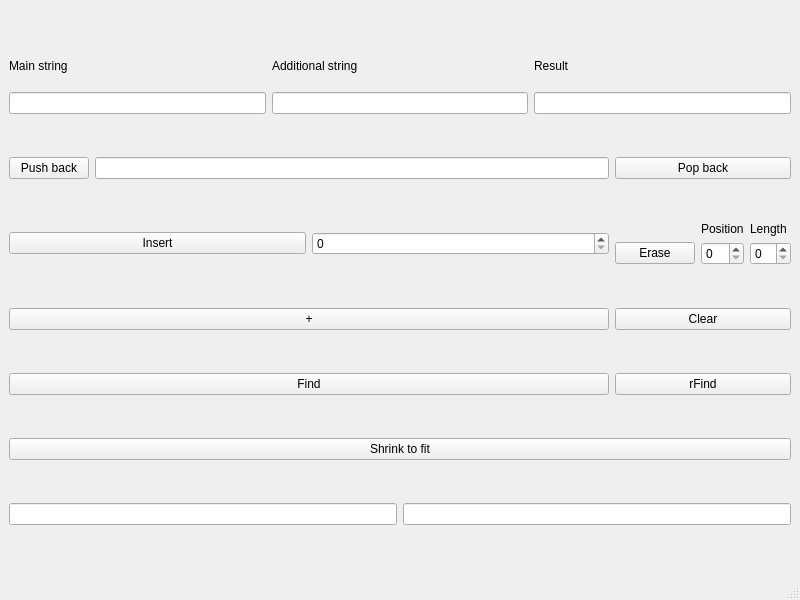
<?xml version="1.0" encoding="UTF-8"?>
<ui version="4.0">
 <class>MainWindow</class>
 <widget class="QMainWindow" name="MainWindow">
  <property name="geometry">
   <rect>
    <x>0</x>
    <y>0</y>
    <width>800</width>
    <height>600</height>
   </rect>
  </property>
  <property name="windowTitle">
   <string>MainWindow</string>
  </property>
  <widget class="QWidget" name="centralwidget">
   <layout class="QGridLayout" name="gridLayout_2">
    <item row="4" column="1">
     <layout class="QGridLayout" name="gridLayout_3">
      <item row="1" column="1">
       <widget class="QSpinBox" name="erasePosBox"/>
      </item>
      <item row="1" column="2">
       <widget class="QSpinBox" name="eraseLengthBox"/>
      </item>
      <item row="1" column="0">
       <widget class="QPushButton" name="eraseBtn">
        <property name="text">
         <string>Erase</string>
        </property>
       </widget>
      </item>
      <item row="0" column="1">
       <widget class="QLabel" name="label_4">
        <property name="text">
         <string>Position</string>
        </property>
       </widget>
      </item>
      <item row="0" column="2">
       <widget class="QLabel" name="label_5">
        <property name="maximumSize">
         <size>
          <width>16777215</width>
          <height>20</height>
         </size>
        </property>
        <property name="text">
         <string>Length</string>
        </property>
       </widget>
      </item>
     </layout>
    </item>
    <item row="0" column="0" colspan="2">
     <layout class="QGridLayout" name="gridLayout">
      <item row="0" column="1">
       <widget class="QLabel" name="label_2">
        <property name="maximumSize">
         <size>
          <width>16777215</width>
          <height>40</height>
         </size>
        </property>
        <property name="text">
         <string>Additional string</string>
        </property>
       </widget>
      </item>
      <item row="1" column="1">
       <widget class="QLineEdit" name="addEdit">
        <property name="enabled">
         <bool>true</bool>
        </property>
       </widget>
      </item>
      <item row="0" column="0">
       <widget class="QLabel" name="label">
        <property name="maximumSize">
         <size>
          <width>16777215</width>
          <height>40</height>
         </size>
        </property>
        <property name="text">
         <string>Main string</string>
        </property>
       </widget>
      </item>
      <item row="1" column="0">
       <widget class="QLineEdit" name="mainEdit">
        <property name="enabled">
         <bool>true</bool>
        </property>
        <property name="text">
         <string/>
        </property>
       </widget>
      </item>
      <item row="1" column="2">
       <widget class="QLineEdit" name="resultEdit"/>
      </item>
      <item row="0" column="2">
       <widget class="QLabel" name="label_3">
        <property name="maximumSize">
         <size>
          <width>16777215</width>
          <height>40</height>
         </size>
        </property>
        <property name="text">
         <string>Result</string>
        </property>
       </widget>
      </item>
     </layout>
    </item>
    <item row="5" column="1">
     <widget class="QPushButton" name="clearBtn">
      <property name="text">
       <string>Clear</string>
      </property>
     </widget>
    </item>
    <item row="3" column="1">
     <layout class="QHBoxLayout" name="horizontalLayout_3">
      <item>
       <widget class="QPushButton" name="popBackBtn">
        <property name="text">
         <string>Pop back</string>
        </property>
       </widget>
      </item>
     </layout>
    </item>
    <item row="4" column="0">
     <layout class="QHBoxLayout" name="horizontalLayout_4">
      <item>
       <widget class="QPushButton" name="insertBtn">
        <property name="text">
         <string>Insert</string>
        </property>
       </widget>
      </item>
      <item>
       <widget class="QSpinBox" name="insertBox"/>
      </item>
     </layout>
    </item>
    <item row="6" column="1">
     <layout class="QHBoxLayout" name="horizontalLayout_8">
      <item>
       <widget class="QPushButton" name="rFindBtn">
        <property name="text">
         <string>rFind</string>
        </property>
       </widget>
      </item>
     </layout>
    </item>
    <item row="8" column="0" colspan="2">
     <layout class="QHBoxLayout" name="horizontalLayout">
      <item>
       <widget class="QLineEdit" name="size"/>
      </item>
      <item>
       <widget class="QLineEdit" name="capacity"/>
      </item>
     </layout>
    </item>
    <item row="3" column="0">
     <layout class="QHBoxLayout" name="horizontalLayout_2">
      <item>
       <widget class="QPushButton" name="pushBackBtn">
        <property name="text">
         <string>Push back</string>
        </property>
       </widget>
      </item>
      <item>
       <widget class="QLineEdit" name="pushBackEdit"/>
      </item>
     </layout>
    </item>
    <item row="5" column="0">
     <widget class="QPushButton" name="plusBtn">
      <property name="text">
       <string>+</string>
      </property>
     </widget>
    </item>
    <item row="6" column="0">
     <layout class="QHBoxLayout" name="horizontalLayout_7">
      <item>
       <widget class="QPushButton" name="findBtn">
        <property name="text">
         <string>Find</string>
        </property>
       </widget>
      </item>
     </layout>
    </item>
    <item row="7" column="0" colspan="2">
     <widget class="QPushButton" name="shrinkBtn">
      <property name="text">
       <string>Shrink to fit</string>
      </property>
     </widget>
    </item>
   </layout>
  </widget>
  <widget class="QMenuBar" name="menubar">
   <property name="geometry">
    <rect>
     <x>0</x>
     <y>0</y>
     <width>800</width>
     <height>23</height>
    </rect>
   </property>
  </widget>
  <widget class="QStatusBar" name="statusbar"/>
 </widget>
 <resources/>
 <connections/>
</ui>
